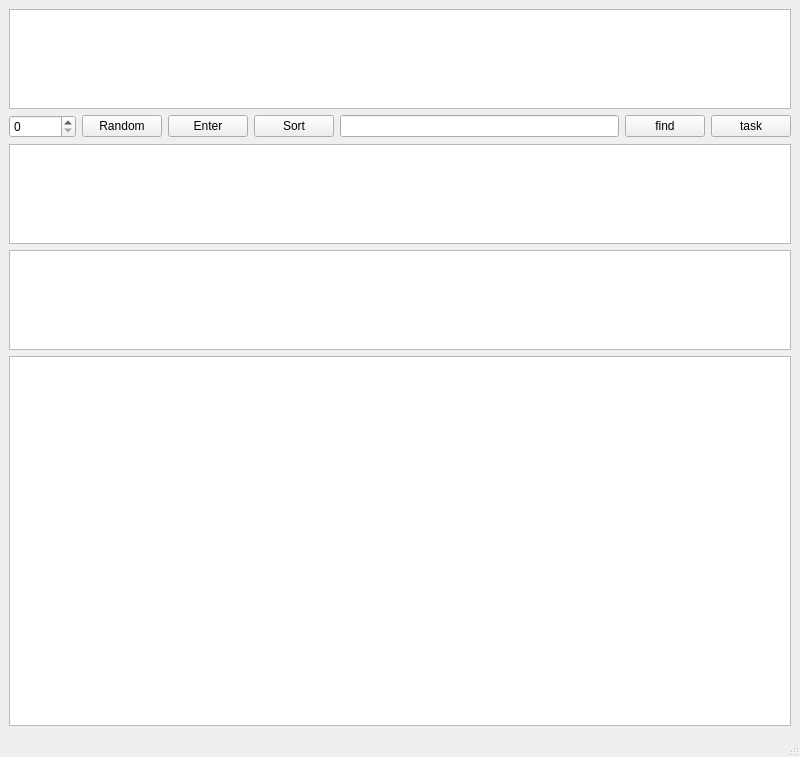
<?xml version="1.0" encoding="UTF-8"?>
<ui version="4.0">
 <class>MainWindow</class>
 <widget class="QMainWindow" name="MainWindow">
  <property name="geometry">
   <rect>
    <x>0</x>
    <y>0</y>
    <width>800</width>
    <height>757</height>
   </rect>
  </property>
  <property name="windowTitle">
   <string>MainWindow</string>
  </property>
  <widget class="QWidget" name="centralwidget">
   <layout class="QVBoxLayout" name="verticalLayout">
    <item>
     <widget class="QTableWidget" name="input_1">
      <property name="maximumSize">
       <size>
        <width>16777215</width>
        <height>100</height>
       </size>
      </property>
     </widget>
    </item>
    <item>
     <layout class="QHBoxLayout" name="horizontalLayout">
      <item>
       <widget class="QSpinBox" name="spinBox">
        <property name="maximum">
         <number>100000</number>
        </property>
       </widget>
      </item>
      <item>
       <widget class="QPushButton" name="pushButton_4">
        <property name="text">
         <string>Random</string>
        </property>
       </widget>
      </item>
      <item>
       <widget class="QPushButton" name="pushButton">
        <property name="text">
         <string>Enter</string>
        </property>
       </widget>
      </item>
      <item>
       <widget class="QPushButton" name="pushButton_3">
        <property name="text">
         <string>Sort</string>
        </property>
       </widget>
      </item>
      <item>
       <widget class="QLineEdit" name="lineEdit"/>
      </item>
      <item>
       <widget class="QPushButton" name="pushButton_5">
        <property name="text">
         <string>find</string>
        </property>
       </widget>
      </item>
      <item>
       <widget class="QPushButton" name="pushButton_2">
        <property name="text">
         <string>task</string>
        </property>
       </widget>
      </item>
     </layout>
    </item>
    <item>
     <widget class="QTableWidget" name="input_2">
      <property name="sizePolicy">
       <sizepolicy hsizetype="Expanding" vsizetype="Maximum">
        <horstretch>0</horstretch>
        <verstretch>0</verstretch>
       </sizepolicy>
      </property>
      <property name="minimumSize">
       <size>
        <width>0</width>
        <height>0</height>
       </size>
      </property>
      <property name="maximumSize">
       <size>
        <width>16777215</width>
        <height>100</height>
       </size>
      </property>
     </widget>
    </item>
    <item>
     <widget class="QTableWidget" name="input_3">
      <property name="maximumSize">
       <size>
        <width>16777215</width>
        <height>100</height>
       </size>
      </property>
     </widget>
    </item>
    <item>
     <widget class="QTextEdit" name="textEdit"/>
    </item>
   </layout>
  </widget>
  <widget class="QMenuBar" name="menubar">
   <property name="geometry">
    <rect>
     <x>0</x>
     <y>0</y>
     <width>800</width>
     <height>26</height>
    </rect>
   </property>
  </widget>
  <widget class="QStatusBar" name="statusbar"/>
 </widget>
 <resources/>
 <connections/>
</ui>
